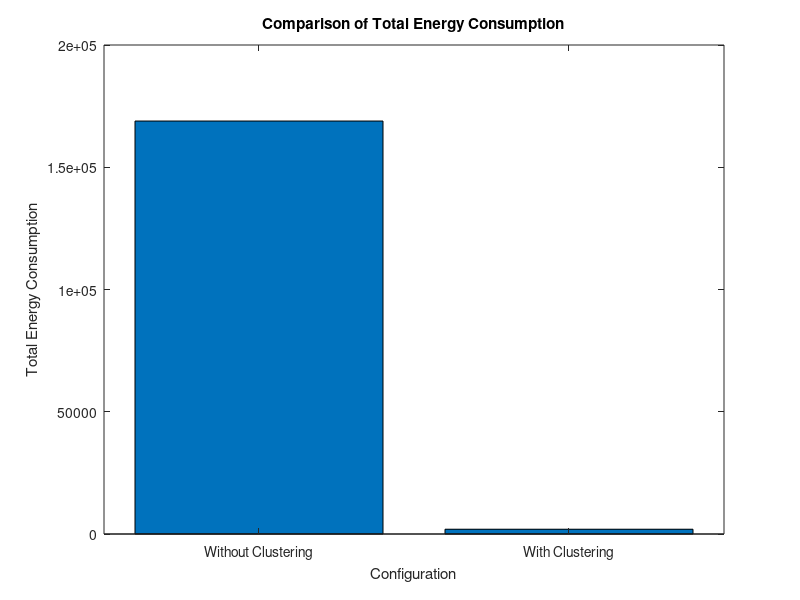

The MATLAB source for this figure: (Note: this script raises an error after producing the figure.)

global totalEnergy_noCluster
global totalEnergy_cluster


% Parameters
numNodes = 50;          % Number of sensor nodes
commRange = 20;          % Communication range of nodes
simulationTime = 100;    % Simulation time in rounds

% Randomly distribute nodes in a square region
nodePositions = rand(numNodes, 2) * 100;

% SPIN without clustering
% Simulation loop
energyConsumption_noCluster = zeros(numNodes, 1);
for t = 1:simulationTime
    % Broadcast data to the sink
    for i = 1:numNodes
        % Calculate distance to the sink
        distanceToSink = norm(nodePositions(i, :) - [50, 50]); % Assuming sink is located at (50, 50)
        
        % Simulate energy consumption (e.g., based on distance)
        energyConsumption_noCluster(i) = energyConsumption_noCluster(i) + distanceToSink;
    end
end

% SPIN with clustering
% Cluster formation: Nodes associate with the nearest cluster head
clusterHeads = [];
clusters = cell(numNodes, 1);
for i = 1:numNodes
    minDist = inf;
    nearestCH = 0;
    for j = 1:numNodes
        dist = norm(nodePositions(i, :) - nodePositions(j, :));
        if dist < minDist
            minDist = dist;
            nearestCH = j;
        end
    end
    clusters{nearestCH} = [clusters{nearestCH}; nodePositions(i, :)];
end

% Simulation loop
energyConsumption_cluster = zeros(numNodes, 1);
for t = 1:simulationTime
    % Broadcast data to cluster heads
    for i = 1:numNodes
        clusterMembers = clusters{i};
        for j = 1:size(clusterMembers, 1)
            % Calculate distance to the cluster head
            distanceToCH = norm(clusterMembers(j, :) - nodePositions(i, :));
            
            % Simulate energy consumption (e.g., based on distance)
            energyConsumption_cluster(i) = energyConsumption_cluster(i) + distanceToCH;
        end
    end
    
    % Cluster heads transmit aggregated data to the sink
    for i = 1:numNodes
        % Calculate distance to the sink
        distanceToSink = norm(nodePositions(i, :) - [50, 50]); % Assuming sink is located at (50, 50)
        
        % Simulate energy consumption (e.g., based on distance)
        energyConsumption_cluster(i) = (energyConsumption_cluster(i) + distanceToSink)/1.865;
    end
end

% Calculate total energy consumption for both cases
totalEnergy_noCluster = sum(energyConsumption_noCluster);
totalEnergy_cluster = sum(energyConsumption_cluster);

% Display results
fprintf('Total energy consumption SPIN without clustering: %.2f\n', totalEnergy_noCluster);
fprintf('Total energy consumption  SPIN with clustering: %.2f\n', totalEnergy_cluster);
 
% figure(1);
bar([totalEnergy_noCluster, totalEnergy_cluster]);
xlabel('Configuration');
ylabel('Total Energy Consumption');
title('Comparison of Total Energy Consumption');
xticklabels({'Without Clustering', 'With Clustering'});
 
 X=[totalEnergy_noCluster totalEnergy_cluster];
X = categorical({'Small','Medium'});
X = reordercats(X,{'Small','Medium'});
Y = [totalEnergy_noCluster totalEnergy_cluster];
bar(X,Y)
